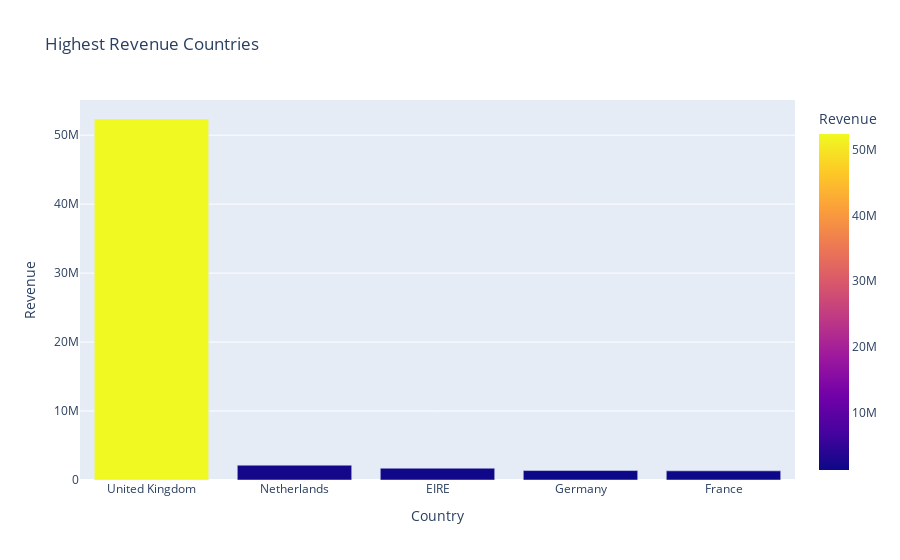

Source (notebook cell):
### Code cell
# Grouping Country and Revenue
top_revenue = df.groupby(['Country'])['Revenue'].sum().reset_index()
top_revenue = top_revenue.sort_values(by=['Revenue'], ascending = False)

# Creating Diagram Bar to determine which country has top revenue
fig = px.bar(top_revenue.head(5), x='Country', y='Revenue', color='Revenue', title='Highest Revenue Countries')
fig.update_xaxes(title='Country')
fig.update_yaxes(title='Revenue')
fig.show()

### Figure 1 — Plotly figure (JSON) as saved in the notebook; plotly's stock layout.template omitted (floating-point values rounded to 4 significant figures)
{"data": [{"alignmentgroup": "True", "hovertemplate": "Country=%{x}<br>Revenue=%{marker.color}<extra></extra>", "legendgroup": "", "marker": {"color": [52350000.0, 2152000.0, 1712000.0, 1370000.0, 1330000.0], "coloraxis": "coloraxis", "pattern": {"shape": ""}}, "name": "", "offsetgroup": "", "orientation": "v", "showlegend": false, "textposition": "auto", "type": "bar", "x": ["United Kingdom", "Netherlands", "EIRE", "Germany", "France"], "xaxis": "x", "y": [52350000.0, 2152000.0, 1712000.0, 1370000.0, 1330000.0], "yaxis": "y"}], "layout": {"barmode": "relative", "coloraxis": {"colorbar": {"title": {"text": "Revenue"}}, "colorscale": [[0, "#0d0887"], [0.1111, "#46039f"], [0.2222, "#7201a8"], [0.3333, "#9c179e"], [0.4444, "#bd3786"], [0.5556, "#d8576b"], [0.6667, "#ed7953"], [0.7778, "#fb9f3a"], [0.8889, "#fdca26"], [1, "#f0f921"]]}, "legend": {"tracegroupgap": 0}, "title": {"text": "Highest Revenue Countries"}, "xaxis": {"anchor": "y", "domain": [0, 1], "title": {"text": "Country"}}, "yaxis": {"anchor": "x", "domain": [0, 1], "title": {"text": "Revenue"}}}}
